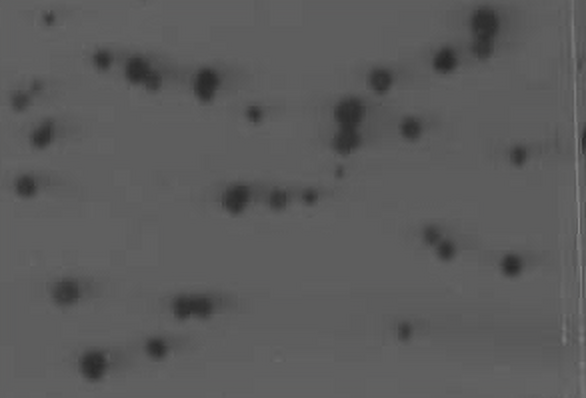
#> input picture segmentation/Figures/cellimage.png, 586 x 398 px
$ python pb_watershed.py
#> lines starting #> are read from the running program, lines starting #| are printed output that depends on the picture; after the words box and inside, x2 and y2 are one past the last pixel; in counts of white or black regions, pixels touching at a corner belong together
import cv2
from scipy.ndimage import label


# Opening the image.
a = cv2.imread('../Figures/cellimage.png')
#> a is the input picture: shape (398, 586, 3); mean B, G, R 90.8, 90.7, 90.7
# Converting to grayscale.
a1 = cv2.cvtColor(a, cv2.COLOR_BGR2GRAY)
# Thresholding the image to obtain cell pixels.
thresh,b1 = cv2.threshold(a1, 0, 255,
            cv2.THRESH_BINARY_INV+cv2.THRESH_OTSU)
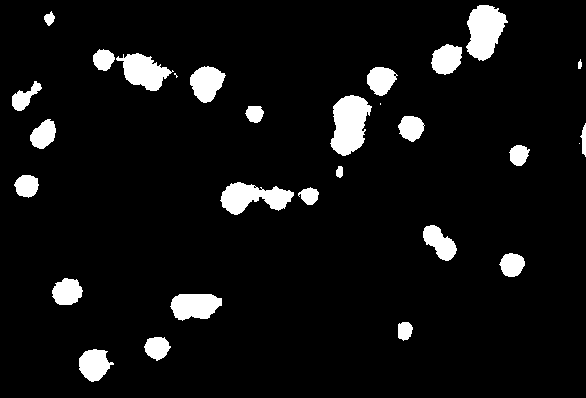
#> b1: shape (398, 586); 6.8% white; 29 white regions (3 under 20 px), largest, box (x1, y1, x2, y2) and area: (330, 95, 372, 156) 1742, (466, 5, 508, 61) 1571, (220, 182, 294, 215) 1397
#> thresh = 78
# Since Otsu's method has over segmented the image
# erosion operation is performed.
b2 = cv2.erode(b1, None,iterations = 2)
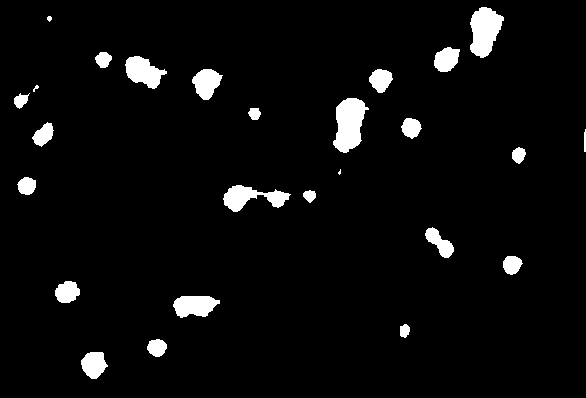
#> b2: shape (398, 586); 4.4% white; 26 white regions (1 under 20 px), largest, box (x1, y1, x2, y2) and area: (333, 98, 369, 153) 1302, (470, 7, 504, 58) 1173, (223, 185, 291, 212) 895
# Distance transform is performed
dist_trans = cv2.distanceTransform(b2, 2, 3)
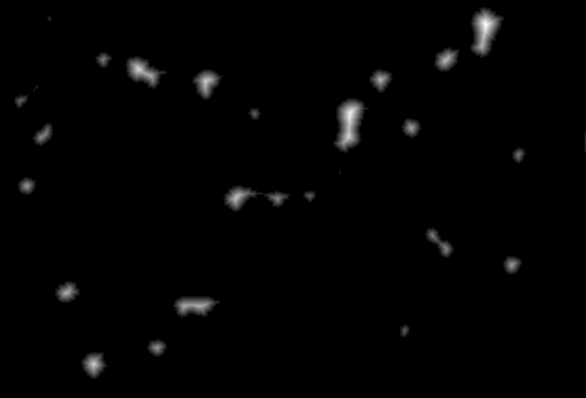
#> dist_trans: shape (398, 586) float32; min 0, max 14.74, mean 0.181; drawn with min black and max white
# Thresholding the distance transform image to obtain
# pixels that are foreground.
thresh, dt = cv2.threshold(dist_trans, 1,
             255, cv2.THRESH_BINARY)
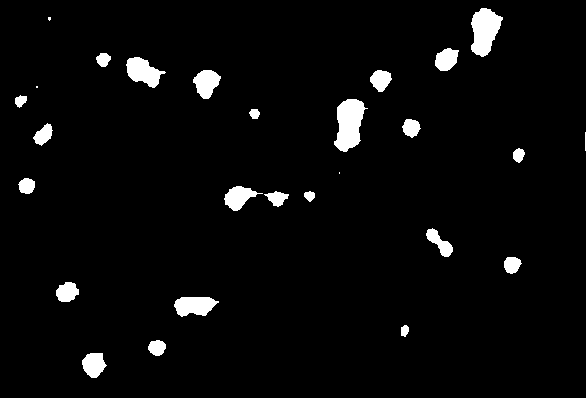
#> dt: shape (398, 586) float32; 3.7% white; 27 white regions (4 under 20 px), largest, box (x1, y1, x2, y2) and area: (334, 99, 368, 152) 1162, (471, 8, 503, 57) 1041, (126, 57, 166, 88) 705
# Performing labeling.
labelled, ncc = label(dt)
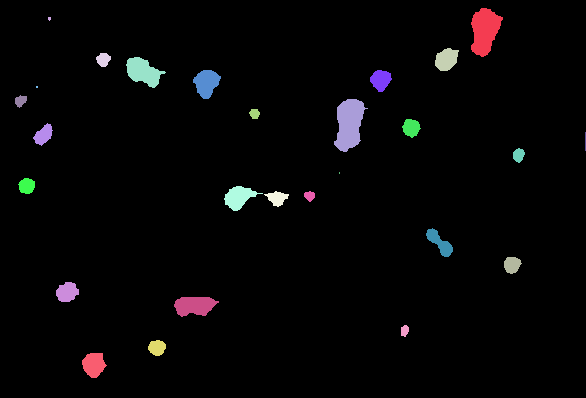
#> labelled: shape (398, 586) int32; 28 distinct labels, from 0 to 27; one colour per label, 0 black
#> ncc = 27
# Performing watershed.
cv2.watershed(a, labelled)
# Saving the image as watershed_output.png
cv2.imwrite('../Figures/watershed_output.png', labelled)
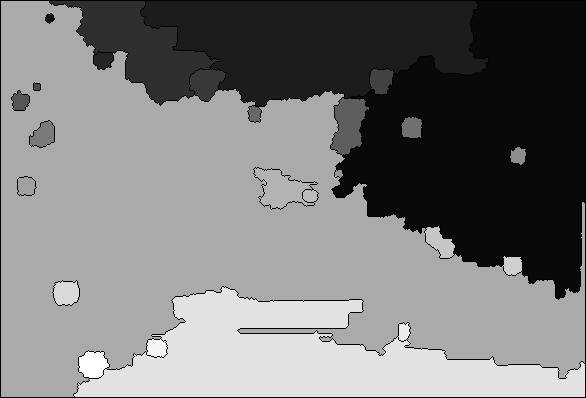
#> saved as watershed_output.png: shape (398, 586); min 0, max 27, mean 12.8; drawn with min black and max white
